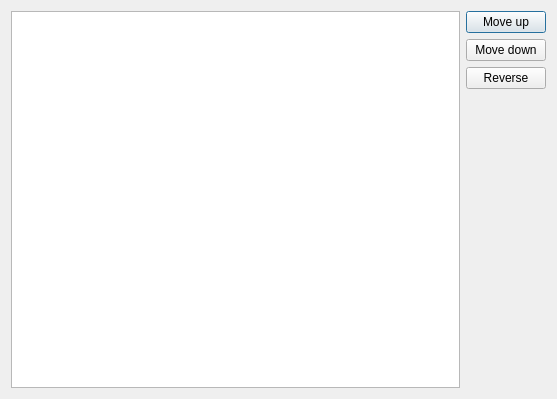
<?xml version="1.0" encoding="UTF-8"?>
<ui version="4.0">
 <class>Dialog</class>
 <widget class="QDialog" name="Dialog">
  <property name="geometry">
   <rect>
    <x>0</x>
    <y>0</y>
    <width>557</width>
    <height>399</height>
   </rect>
  </property>
  <property name="windowTitle">
   <string>Dialog</string>
  </property>
  <layout class="QHBoxLayout" name="horizontalLayout">
   <item>
    <widget class="QListWidget" name="listWidget"/>
   </item>
   <item>
    <layout class="QVBoxLayout" name="verticalLayout">
     <item>
      <widget class="QPushButton" name="moveUpBtn">
       <property name="text">
        <string>Move up</string>
       </property>
      </widget>
     </item>
     <item>
      <widget class="QPushButton" name="moveDownBtn">
       <property name="text">
        <string>Move down</string>
       </property>
      </widget>
     </item>
     <item>
      <widget class="QPushButton" name="reverseBtn">
       <property name="text">
        <string>Reverse</string>
       </property>
      </widget>
     </item>
     <item>
      <spacer name="verticalSpacer">
       <property name="orientation">
        <enum>Qt::Vertical</enum>
       </property>
       <property name="sizeHint" stdset="0">
        <size>
         <width>20</width>
         <height>40</height>
        </size>
       </property>
      </spacer>
     </item>
    </layout>
   </item>
  </layout>
 </widget>
 <resources/>
 <connections/>
</ui>
